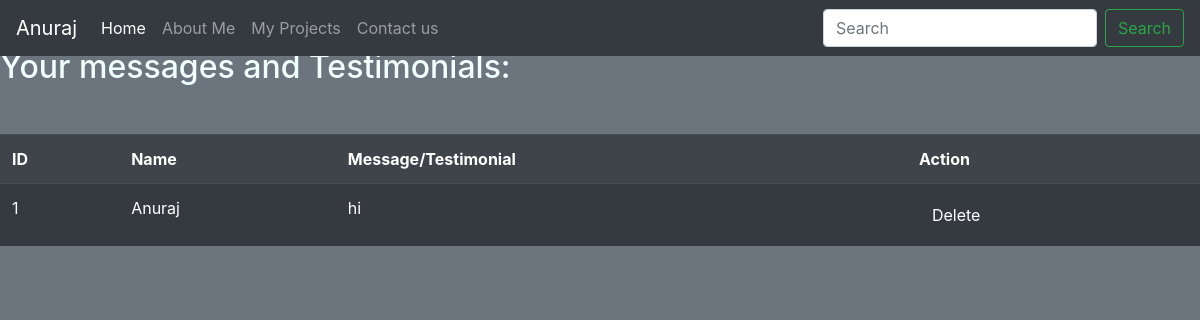
The page /message on the database as committed earlier.
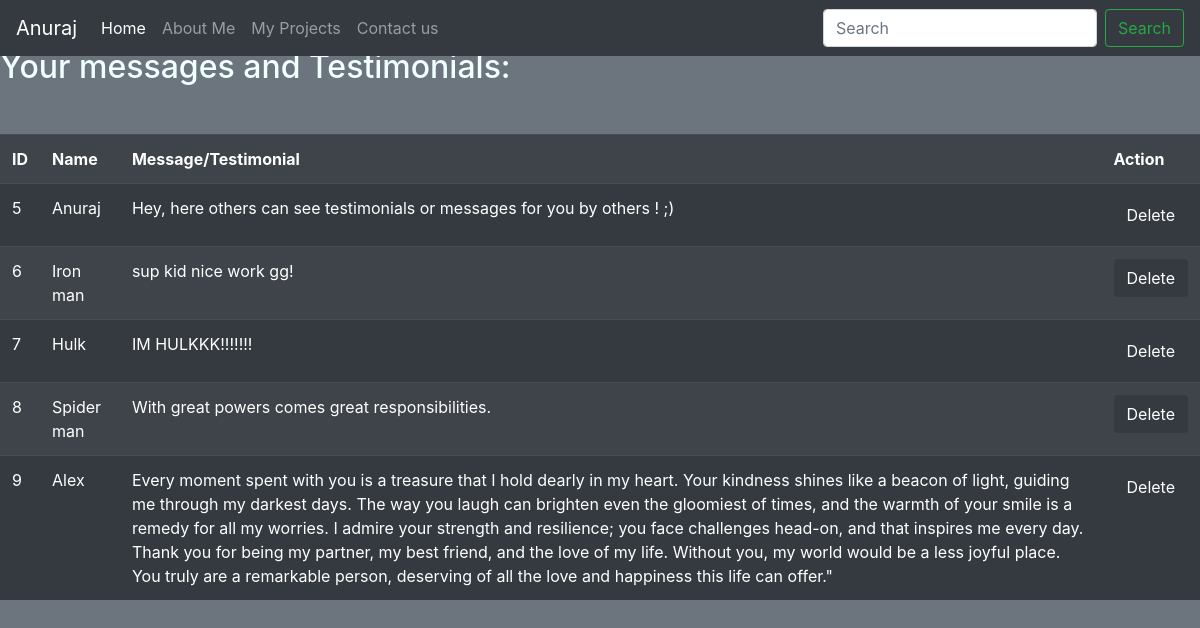
The same page on the database as committed later.
### home/models.py (models this page shows)
class Contact(models.Model):
    name=models.CharField(max_length=100)
    email=models.EmailField()
    number=models.CharField(max_length=12)
    message=models.TextField()

### home/views.py (the view)
# urls.py: path('message', views.message, name='message'),
def message(request):
    try:
        message=Contact.objects.all()
        return render(request,'messages.html',{'messages':message})
    except Exception as e:
        return HttpResponse(e)

### templates/messages.html (shortened to what this page needs)
<!DOCTYPE html>
<html lang="en">
  <head>
    <link
      rel="stylesheet"
      href="https://cdn.jsdelivr.net/npm/bootstrap@4.4.1/dist/css/bootstrap.min.css"
    />
  </head>
  <body class="bg-secondary">
    <nav class="navbar navbar-expand-lg navbar-dark bg-dark fixed-top">
      <a class="navbar-brand" href="message">Anuraj</a>
      <div class="collapse navbar-collapse" id="navbarSupportedContent">
        <ul class="navbar-nav mr-auto">
          <li class="nav-item active">
            <a class="nav-link" href="/"
              >Home <span class="sr-only">(current)</span></a
            >
          </li>
          <li class="nav-item">
            <a class="nav-link" href="about">About Me</a>
          </li>
          <li class="nav-item">
            <a class="nav-link" href="project">My Projects</a>
          </li>
          <li class="nav-item">
            <a class="nav-link" href="contact">Contact us</a>
          </li>
        </ul>
        <form class="form-inline my-2 my-lg-0">
          <input
            class="form-control mr-sm-2"
            type="search"
            placeholder="Search"
            aria-label="Search"
          />
          <button class="btn btn-outline-success my-2 my-sm-0" type="submit">
            Search
          </button>
        </form>
      </div>
    </nav>
    <div>
    <h2 style="color: azure;" class="position-relative my-5">Your messages and Testimonials:</h2>
    <div class="table-responsive">
      <table class="table table-striped table-hover table-dark">
        <tr>
          <th>ID</th>
          <th>Name</th>
          <th>Message/Testimonial</th>
          <th>Action</th>
        </tr>
        {% for message in messages %}
        <tr>
          <td>{{ message.id }}</td>
          <td>{{ message.name }}</td>
          <td>{{ message.message }}</td>
          <td>
            <a href="delete?del_id={{message.id}}"
              ><button type="button" class="btn btn-dark">Delete</button></a
            >
          </td>
        </tr>
        {% endfor %}
      </table>
    </div>
    </div>
  </body>
</html>

Rows that differ between the two databases and show on the page:
removed Contact: id "1", name "Anuraj", message "hi"
added Contact: id "5", name "Anuraj", message "Hey, here others can see testimonials or messages for you by others ! ;)"
added Contact: id "6", name "Iron man", message "sup kid nice work gg!"
added Contact: id "7", name "Hulk", message "IM HULKKK!!!!!!!"
added Contact: id "8", name "Spider man", message "With great powers comes great responsibilities."
added Contact: id "9", name "Alex", message "Every moment spent with you is a treasure that I hold dearly in my heart. Your kindness shines like a beacon of light, guiding me through my darkest days. The way you laugh can brighten even the gloomiest of times, and the warmth of your smile is a remedy for all my worries. I admire your strength and resilience; you face challenges head-on, and that inspires me every day. Thank you for being my partner, my best friend, and the love of my life. Without you, my world would be a less joyful place. You truly are a remarkable person, deserving of all the love and happiness this life can offer.\""
